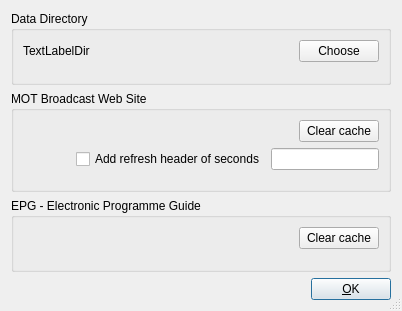
<?xml version="1.0" encoding="UTF-8"?>
<ui version="4.0">
 <class>CMultSettingsDlgBase</class>
 <widget class="QDialog" name="CMultSettingsDlgBase">
  <property name="windowModality">
   <enum>Qt::ApplicationModal</enum>
  </property>
  <property name="geometry">
   <rect>
    <x>0</x>
    <y>0</y>
    <width>402</width>
    <height>311</height>
   </rect>
  </property>
  <property name="sizePolicy">
   <sizepolicy hsizetype="Preferred" vsizetype="Preferred">
    <horstretch>0</horstretch>
    <verstretch>0</verstretch>
   </sizepolicy>
  </property>
  <property name="cursor">
   <cursorShape>ArrowCursor</cursorShape>
  </property>
  <property name="windowTitle">
   <string>Multimedia settings</string>
  </property>
  <property name="windowIcon">
   <iconset resource="res/icons.qrc">
    <normaloff>:/icons/MainIcon.svg</normaloff>:/icons/MainIcon.svg</iconset>
  </property>
  <property name="sizeGripEnabled">
   <bool>true</bool>
  </property>
  <layout class="QVBoxLayout" name="verticalLayout_4">
   <item>
    <widget class="QGroupBox" name="DirGroup">
     <property name="title">
      <string>Data Directory</string>
     </property>
     <layout class="QVBoxLayout" name="verticalLayout_3">
      <item>
       <layout class="QHBoxLayout">
        <property name="spacing">
         <number>6</number>
        </property>
        <property name="margin">
         <number>0</number>
        </property>
        <item>
         <widget class="QLabel" name="TextLabelDir">
          <property name="sizePolicy">
           <sizepolicy hsizetype="Expanding" vsizetype="Minimum">
            <horstretch>0</horstretch>
            <verstretch>0</verstretch>
           </sizepolicy>
          </property>
          <property name="text">
           <string>TextLabelDir</string>
          </property>
          <property name="wordWrap">
           <bool>false</bool>
          </property>
         </widget>
        </item>
        <item>
         <widget class="QPushButton" name="PushButtonChooseDir">
          <property name="text">
           <string>Choose</string>
          </property>
         </widget>
        </item>
       </layout>
      </item>
      <item>
       <spacer name="verticalSpacer_3">
        <property name="orientation">
         <enum>Qt::Vertical</enum>
        </property>
        <property name="sizeHint" stdset="0">
         <size>
          <width>20</width>
          <height>20</height>
         </size>
        </property>
       </spacer>
      </item>
     </layout>
    </widget>
   </item>
   <item>
    <widget class="QGroupBox" name="MOTGroup">
     <property name="sizePolicy">
      <sizepolicy hsizetype="Preferred" vsizetype="Expanding">
       <horstretch>0</horstretch>
       <verstretch>0</verstretch>
      </sizepolicy>
     </property>
     <property name="minimumSize">
      <size>
       <width>0</width>
       <height>0</height>
      </size>
     </property>
     <property name="title">
      <string>MOT Broadcast Web Site</string>
     </property>
     <layout class="QVBoxLayout" name="verticalLayout">
      <item>
       <layout class="QHBoxLayout">
        <property name="spacing">
         <number>6</number>
        </property>
        <property name="margin">
         <number>0</number>
        </property>
        <item>
         <spacer name="Spacer9">
          <property name="orientation">
           <enum>Qt::Horizontal</enum>
          </property>
          <property name="sizeType">
           <enum>QSizePolicy::Expanding</enum>
          </property>
          <property name="sizeHint" stdset="0">
           <size>
            <width>20</width>
            <height>20</height>
           </size>
          </property>
         </spacer>
        </item>
        <item>
         <widget class="QPushButton" name="buttonClearCacheMOT">
          <property name="text">
           <string>Clear cache</string>
          </property>
         </widget>
        </item>
       </layout>
      </item>
      <item>
       <layout class="QHBoxLayout" name="Refresh">
        <property name="spacing">
         <number>6</number>
        </property>
        <property name="margin">
         <number>0</number>
        </property>
        <item>
         <spacer name="horizontalSpacer">
          <property name="orientation">
           <enum>Qt::Horizontal</enum>
          </property>
          <property name="sizeHint" stdset="0">
           <size>
            <width>20</width>
            <height>20</height>
           </size>
          </property>
         </spacer>
        </item>
        <item>
         <widget class="QCheckBox" name="CheckBoxAddRefresh">
          <property name="sizePolicy">
           <sizepolicy hsizetype="Fixed" vsizetype="Fixed">
            <horstretch>0</horstretch>
            <verstretch>0</verstretch>
           </sizepolicy>
          </property>
          <property name="text">
           <string>Add refresh header of seconds</string>
          </property>
         </widget>
        </item>
        <item>
         <widget class="QLineEdit" name="EdtSecRefresh">
          <property name="sizePolicy">
           <sizepolicy hsizetype="Minimum" vsizetype="Minimum">
            <horstretch>0</horstretch>
            <verstretch>0</verstretch>
           </sizepolicy>
          </property>
          <property name="text">
           <string/>
          </property>
          <property name="maxLength">
           <number>4</number>
          </property>
         </widget>
        </item>
       </layout>
      </item>
      <item>
       <spacer name="verticalSpacer">
        <property name="orientation">
         <enum>Qt::Vertical</enum>
        </property>
        <property name="sizeHint" stdset="0">
         <size>
          <width>20</width>
          <height>20</height>
         </size>
        </property>
       </spacer>
      </item>
     </layout>
    </widget>
   </item>
   <item>
    <widget class="QGroupBox" name="EPGGroup">
     <property name="sizePolicy">
      <sizepolicy hsizetype="Preferred" vsizetype="Expanding">
       <horstretch>0</horstretch>
       <verstretch>0</verstretch>
      </sizepolicy>
     </property>
     <property name="minimumSize">
      <size>
       <width>0</width>
       <height>0</height>
      </size>
     </property>
     <property name="title">
      <string>EPG - Electronic Programme Guide</string>
     </property>
     <layout class="QVBoxLayout" name="verticalLayout_2">
      <item>
       <layout class="QHBoxLayout">
        <property name="spacing">
         <number>6</number>
        </property>
        <property name="margin">
         <number>0</number>
        </property>
        <item>
         <spacer name="Spacer2">
          <property name="orientation">
           <enum>Qt::Horizontal</enum>
          </property>
          <property name="sizeType">
           <enum>QSizePolicy::Expanding</enum>
          </property>
          <property name="sizeHint" stdset="0">
           <size>
            <width>20</width>
            <height>20</height>
           </size>
          </property>
         </spacer>
        </item>
        <item>
         <widget class="QPushButton" name="buttonClearCacheEPG">
          <property name="text">
           <string>Clear cache</string>
          </property>
         </widget>
        </item>
       </layout>
      </item>
      <item>
       <spacer name="verticalSpacer_2">
        <property name="orientation">
         <enum>Qt::Vertical</enum>
        </property>
        <property name="sizeHint" stdset="0">
         <size>
          <width>20</width>
          <height>20</height>
         </size>
        </property>
       </spacer>
      </item>
     </layout>
    </widget>
   </item>
   <item>
    <layout class="QHBoxLayout" name="horizontalLayout">
     <item>
      <spacer name="Spacer5">
       <property name="orientation">
        <enum>Qt::Horizontal</enum>
       </property>
       <property name="sizeType">
        <enum>QSizePolicy::Expanding</enum>
       </property>
       <property name="sizeHint" stdset="0">
        <size>
         <width>20</width>
         <height>20</height>
        </size>
       </property>
      </spacer>
     </item>
     <item>
      <widget class="QPushButton" name="buttonOk">
       <property name="text">
        <string>&amp;OK</string>
       </property>
       <property name="autoDefault">
        <bool>false</bool>
       </property>
       <property name="default">
        <bool>true</bool>
       </property>
      </widget>
     </item>
    </layout>
   </item>
  </layout>
 </widget>
 <tabstops>
  <tabstop>CheckBoxAddRefresh</tabstop>
  <tabstop>EdtSecRefresh</tabstop>
  <tabstop>buttonClearCacheMOT</tabstop>
  <tabstop>buttonClearCacheEPG</tabstop>
  <tabstop>buttonOk</tabstop>
 </tabstops>
 <resources>
  <include location="res/icons.qrc"/>
 </resources>
 <connections>
  <connection>
   <sender>buttonOk</sender>
   <signal>clicked()</signal>
   <receiver>CMultSettingsDlgBase</receiver>
   <slot>accept()</slot>
   <hints>
    <hint type="sourcelabel">
     <x>20</x>
     <y>20</y>
    </hint>
    <hint type="destinationlabel">
     <x>20</x>
     <y>20</y>
    </hint>
   </hints>
  </connection>
 </connections>
</ui>
